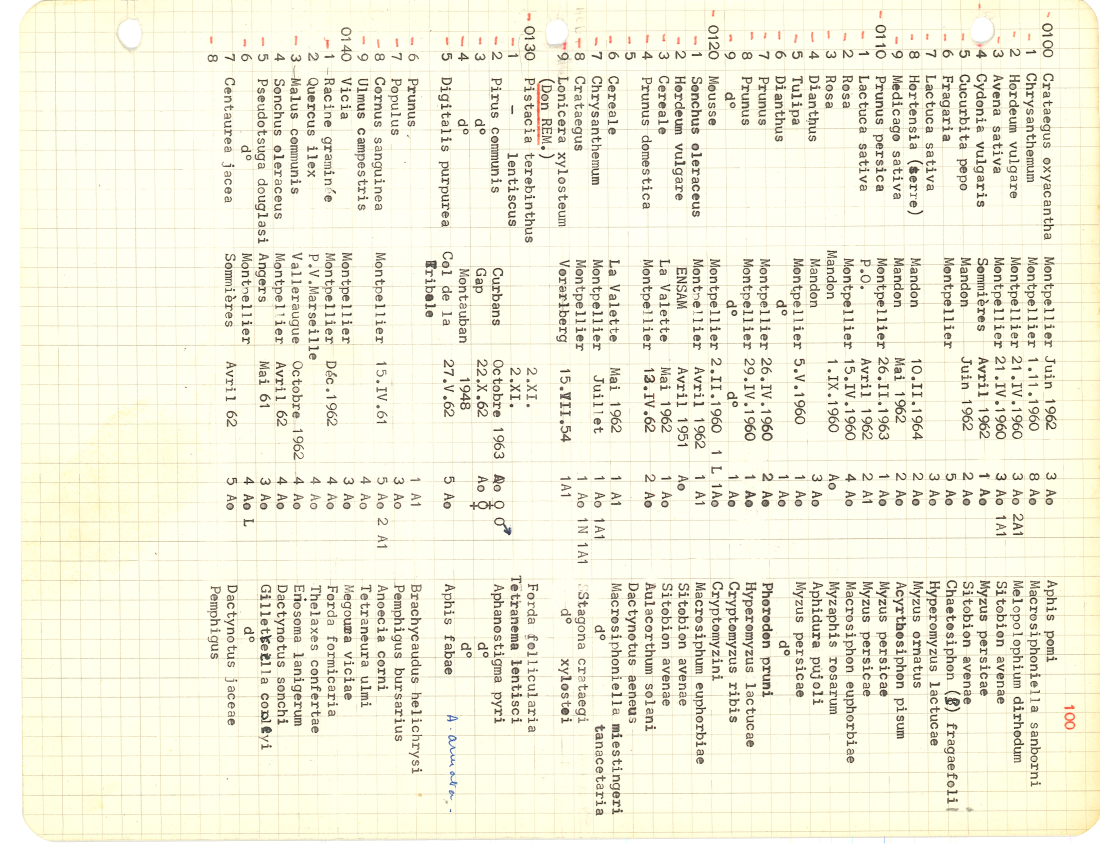
#> input picture OCR/test/leclant__0003.jpg, 4400 x 3400 px, found by its file name (shown at 1/4 size); its folder holds only this picture in this run
$ python 'line detection.py'
#> lines starting #> are read from the running program, lines starting #| are printed output that depends on the picture; after the words box and inside, x2 and y2 are one past the last pixel; in counts of white or black regions, pixels touching at a corner belong together
#import des packages requis
import cv2
import os

# Donne l'ordonnée du barycentre d'une zone
def y_middle_contour(contour):
    return cv2.boundingRect(contour)[1] + cv2.boundingRect(contour)[3]//2

# Donne l'ordonnée du barycentre d'un ensemble de zones
def y_middle_setcontour(list_contours):
    list_y = [y_middle_contour(c) for c in list_contours]
    return sum(list_y)//len(list_y)

# Cherche les zones qui intersectionnent en ordonnées la position "position"
def find_on_same_line(position, list_contours):
    output = []
    for cnt in list_contours:
        if cv2.boundingRect(cnt)[1] > position:
            break
        else:
            output.append(cnt)


    return output

# Fait la détection à proprement dite des lignes
def extract_sequence(list_contours):
    working_list = [contour for contour in list_contours]
    working_list.reverse()
    output = []
    line = []
    while working_list != []:
        first_elmt = working_list[0]
        line = [first_elmt]
        working_list.remove(first_elmt)

        # On prend la première zone détectée, on retient toutes les zones contenant l'ordonnée de son barycentre
        other_elmts = find_on_same_line(y_middle_setcontour(line), working_list)
        line += other_elmts
        for elmt in other_elmts:
            working_list.remove(elmt)

        # On calcule la moyenne de l'ordonnée des barycentre
        # Avec ce nouveau barycentre, on cherche si de nouvelles zones sont concernées
        while(other_elmts != []):
            other_elmts = find_on_same_line(y_middle_setcontour(line), working_list)
            line += other_elmts
            for elmt in other_elmts:
                working_list.remove(elmt)

        output.append(line)
    return output

def clean_lines(list_lines):
    # On ne considère pas la 1re ligne qui est le n° du 1er échantillon
    list_temp = [list_lines[0]] # liste de sortie regroupant les lignes proches
    i = 1

    while i < len(list_lines)-1:
        if len(list_lines[i]) == 1:
            # ligne étudiée
            curr = y_middle_setcontour(list_lines[i])
            # ligne précédente
            prec = y_middle_setcontour(list_lines[i-1])
            # ligne suivante
            succ = y_middle_setcontour(list_lines[i+1])

            # si la ligne courante est plus proche de la précédente
            if curr-prec < succ-curr:
                list_temp[-1] += list_lines[i]
                i+=1
            else:
                list_temp.append(list_lines[i] + list_lines[i+1])
                i+=2
        else:
            list_temp.append(list_lines[i])
            i+=1

    # traitement de la dernière ligne
    if len(list_lines[-1]) == 1:
        list_temp[-1] += list_lines[-1]
    else:
        list_temp.append(list_lines[-1])

    return list_temp


def detect_text_zones(file_path, output_dir):
#> called with file_path = 'OCR/test\\leclant__0003.jpg', output_dir = '.\\output_line_test'
    print('Parsing image "' + file_path + '"')

    # Chargement de l'image
    img = cv2.imread(file_path)
#> img is the input picture: shape (3400, 4400, 3); mean B, G, R 222.7, 241.4, 242.8

    # Rotation de l'image de 90° sens anti-horaire
    imgRotate = cv2.rotate(img, cv2.ROTATE_90_COUNTERCLOCKWISE)

    # Conversion de l'image en nuance de gris
    gray = cv2.cvtColor(imgRotate, cv2.COLOR_BGR2GRAY)
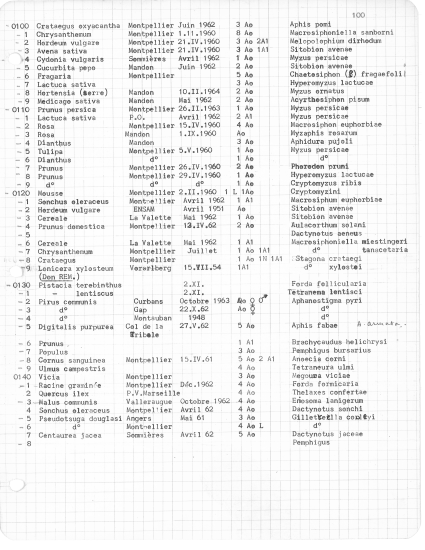
#> gray: shape (4400, 3400) (shown at 1/8 size); min 1, max 255, mean 239.7

    # Image floutée, améliore la qualité du seuil (threshold ligne suivante)
    blur = cv2.GaussianBlur(gray,(9,9),0)

    # Calcul du seuil (noir ou blanc en fonction du seuil retenu automatiquement par OTSU threshold)
    ret, thresh1 = cv2.threshold(blur, 0, 255, cv2.THRESH_OTSU | cv2.THRESH_BINARY_INV)
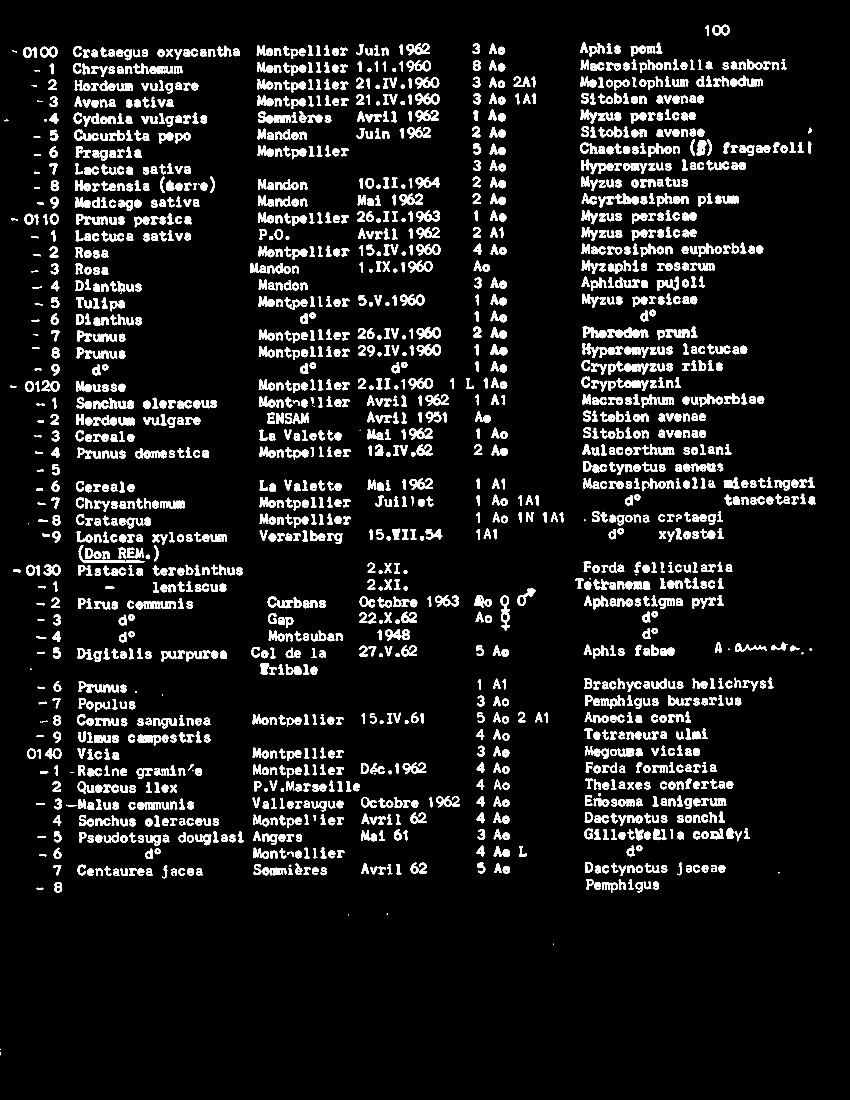
#> thresh1: shape (4400, 3400) (shown at 1/4 size); 7.8% white; 2222 white regions (27 under 20 px), largest, box (x1, y1, x2, y2) and area: (315, 2180, 578, 2252) 2651, (1667, 1307, 1764, 1357) 2341, (1667, 1375, 1764, 1424) 2267
#> ret = 190

    # Spécifie la taille minimale des rectangles de détection
    rect_kernel = cv2.getStructuringElement(cv2.MORPH_RECT, (18, 1)) #analyse de char (1, 5)

    # Applique une dilatation de l'image threshold
    dilation = cv2.dilate(thresh1, rect_kernel, iterations=1)
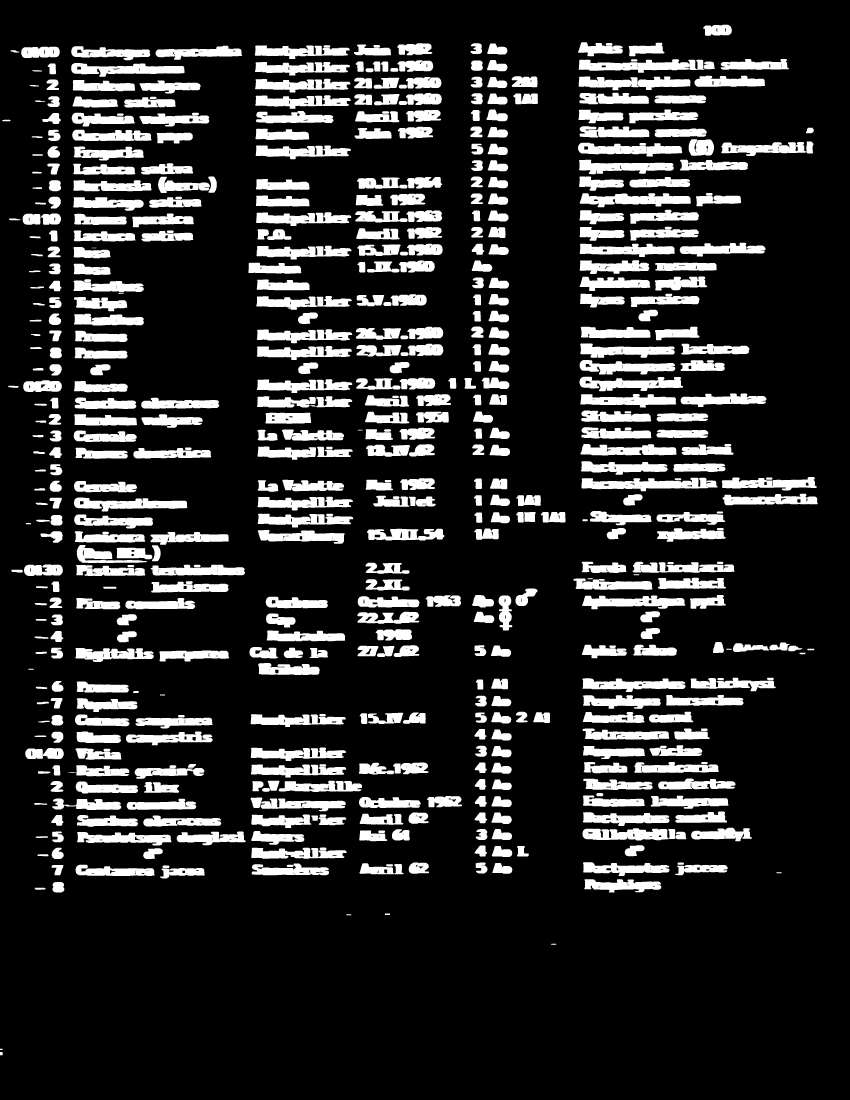
#> dilation: shape (4400, 3400) (shown at 1/4 size); 16.6% white; 580 white regions

    # Détection des contours
    contours, hierarchy = cv2.findContours(dilation, cv2.RETR_EXTERNAL, cv2.CHAIN_APPROX_NONE)
#> contours = 580 contours, 1 with area under 20; largest, box (x1, y1, x2, y2) and area: (2326, 1911, 2870, 1965) 17152, (2314, 237, 2818, 291) 15900, (2319, 773, 2763, 829) 15024, (2314, 306, 2762, 361) 14596, (296, 1990, 749, 2046) 14395

    # Restrictions aux contours de la taille voulue
    # cv2.boundingRect(c)[2] == largeur du contour (w)
    # cv2.boundingRect(c)[3] == hauteur du contour (h)
    # !!! TAILLE ARBITRAIRE DEPENDANT DE LA RESOLUTION DE L'IMAGE ET DE LA TAILLE DU TEXTE !!!
    contoursRetained = [c for c in contours
                        if (cv2.boundingRect(c)[2] > 24 and 26 < cv2.boundingRect(c)[3] < 60)]
#> contoursRetained = 441 contours; largest, box (x1, y1, x2, y2) and area: (2326, 1911, 2870, 1965) 17152, (2314, 237, 2818, 291) 15900, (2319, 773, 2763, 829) 15024, (2314, 306, 2762, 361) 14596, (296, 1990, 749, 2046) 14395

    '''for i in range(len(contoursRetained)):
        # coordonées abscisse point haut/gauche, ordonnée point haut/gauche, largeur, hauteur
        x, y, w, h = cv2.boundingRect(contoursRetained[i])

        # Dessine un rectangle sur l'image copiée
        rect = cv2.rectangle(im_contoursDetected, (x, y), (x+w, y+h), (0, 255, 0), 2)
    '''
    list_lines = extract_sequence(contoursRetained)
#> in extract_sequence, `working_list = [contour for contour in list_contours]`: working_list has the same summary as contoursRetained in detect_text_zones
#> the loop in extract_sequence, `while working_list != []:` made 52 passes
#> after the loop in extract_sequence, `while working_list != []:`: output = 52 items; working_list = []
#> list_lines = 52 items
    list_lines = clean_lines(list_lines)
#> the loop in clean_lines, `while i < len(list_lines)-1:` made 48 passes
#> (curr, prec, succ, i) on passes 31, 37: (2214, 2142, 2275, 33), (2676, 2605, 2740, 40)
#> after the loop in clean_lines, `while i < len(list_lines)-1:`: i = 51; list_temp = 49 items
#> list_lines = 50 items

    file_name = file_path.split('\\')[-1].split('.')
    if not os.path.exists(f"{output_dir}\\{file_name[0]}"):
        os.makedirs(f"{output_dir}\\{file_name[0]}")

    for i in range(len(list_lines)):
        #TODO: créer une méthode qui recherche min/max en hauteur parmi liste de contours

        x_left = 0
        x_right = imgRotate.shape[1]
        y_top = cv2.boundingRect(list_lines[i][0])[1]
        y_bottom = cv2.boundingRect(list_lines[i][-1])[1] + cv2.boundingRect(list_lines[i][-1])[3]

        # Enregistrement de l'image avec les zones de texte détectées
        # file_name[0] == nom fichier
        # file_name[1] == extension fichier
        file_output = f"{output_dir}\\{file_name[0]}\\{file_name[0]}_{i:02}.{file_name[1]}"
        cv2.imwrite(file_output, imgRotate[max(0,y_top-3):min(y_bottom+3, imgRotate.shape[0]), x_left:x_right])
#> this loop made 50 passes
#> (y_top, y_bottom) on passes 1 to 8: (99, 143), (169, 232), (236, 297), (303, 374), (371, 430), (438, 506), (505, 574), (566, 642)

    # Chaque ligne a ses éléments triés de gauche à droite
    #list_lines = [sorted(line, key=lambda x: cv2.boundingRect(x)[0]) for line in list_lines]

    #copies de l'image pour visualisation
    im_contoursDetected = imgRotate.copy()
    for line in list_lines:
        y = y_middle_setcontour(line)
        lineTrace = cv2.line(im_contoursDetected, (0,y), (3400,y), (0, 0, 255), 2)

        x, y, w, h = cv2.boundingRect(line[0])
        rect = cv2.rectangle(im_contoursDetected, (x, y), (x+w, y+h), (0, 255, 0), 2)

        x, y, w, h = cv2.boundingRect(line[-1])
        rect = cv2.rectangle(im_contoursDetected, (x, y), (x+w, y+h), (255, 0, 0), 2)
#> this loop made 50 passes
#> list_y in y_middle_setcontour on passes 1 to 5: [121], [197, 198, 197, 194, 196, 200, 209, 211, 213, 209], [257, 264, 262, 264, 262, 266, 266, 266, 261, 275, 279, 275], [325, 327, 333, 328, 331, 330, 332, 333, 342, 339, 342, 348], [394, 396, 395, 396, 395, 398, 398, 408, 397, 406, 408, 409]
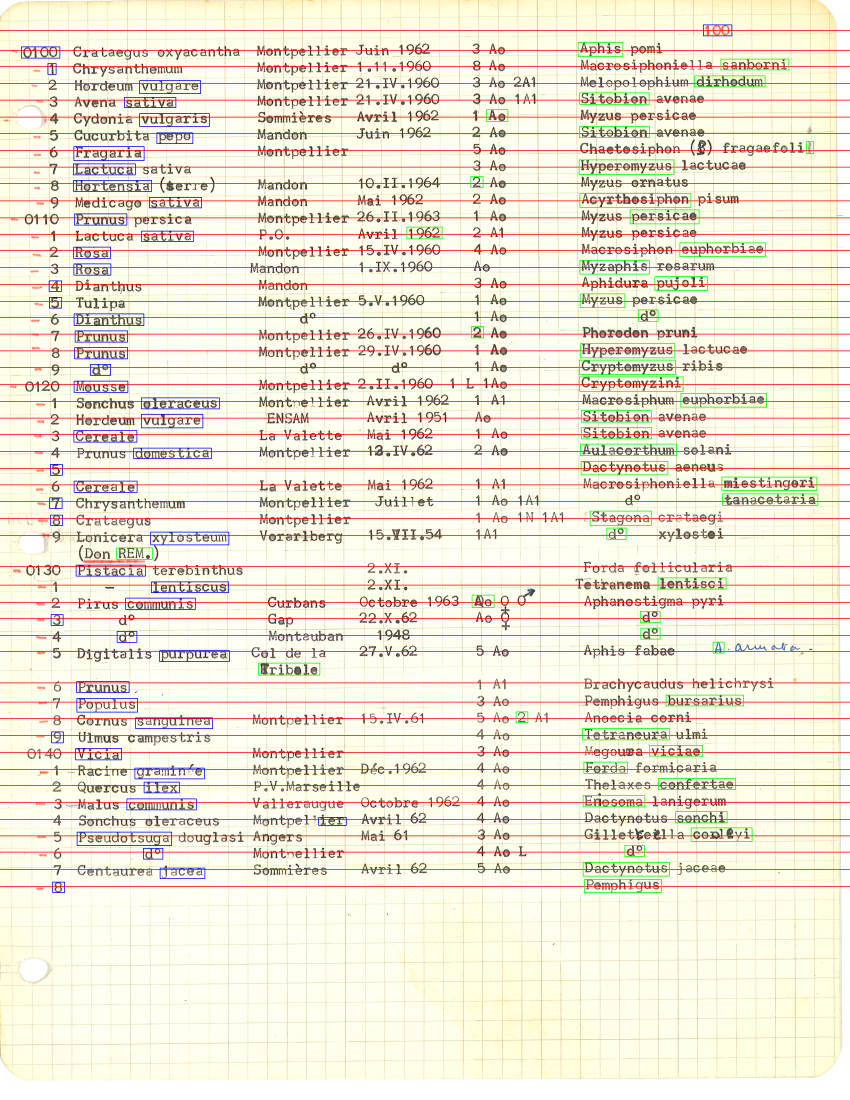
#> im_contoursDetected: shape (4400, 3400, 3) (shown at 1/4 size); mean B, G, R 214.5, 232.5, 241.2

    # Enregistrement de l'image avec les zones de texte détectées
    # file_name[0] == nom fichier
    # file_name[1] == extension fichier
    file_name = file_path.split('\\')[-1].split('.')
    new_path = output_dir + '\\' + file_name[0] + "_contours." + file_name[1]
    cv2.imwrite(new_path, im_contoursDetected)

    #print(new_path + " successfully wroten.\n")


# Explore un répertoire et tous ses sous-répertoires
# Retient uniquement les fichiers d'une même extension
def explore_directory(dir_name, extension):
    path_files = []
    for root, dirs, files in os.walk(dir_name):
        path_files += [root + "\\" + f for f in files if f.endswith(extension)]
    return path_files


# Procédure d'appel de nos méthodes et d'exploration
def procedure(input_directory, file_extension):
    dir_name = input_directory.split("\\")[-1]
    output_dir = ".\\output_line_"+dir_name
    if not os.path.exists(output_dir):
        os.makedirs(output_dir)
    files = explore_directory(input_directory, file_extension)
    for f in files:
        detect_text_zones(f, output_dir)


procedure(".\\test", ".jpg")
